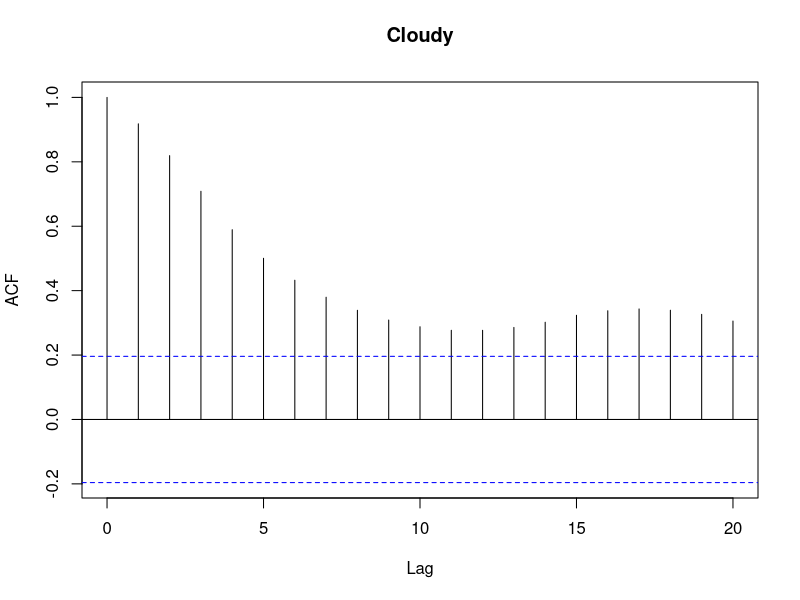
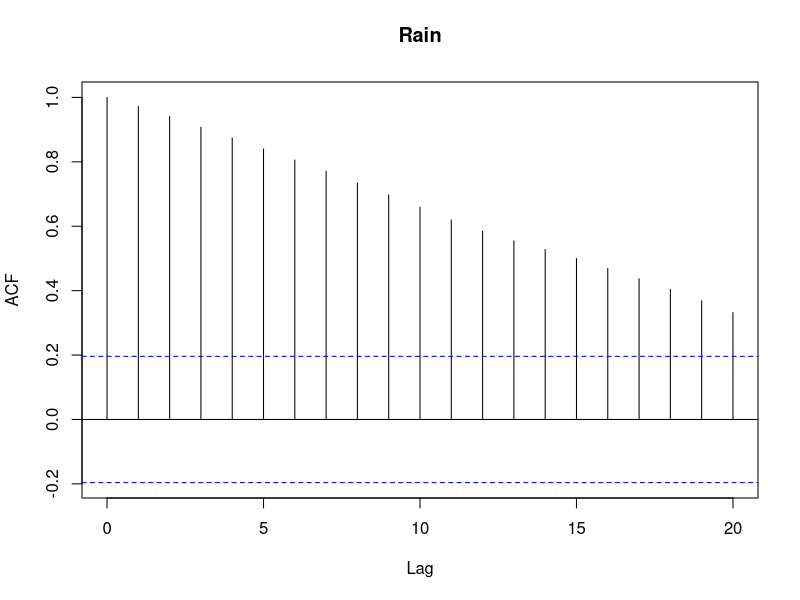
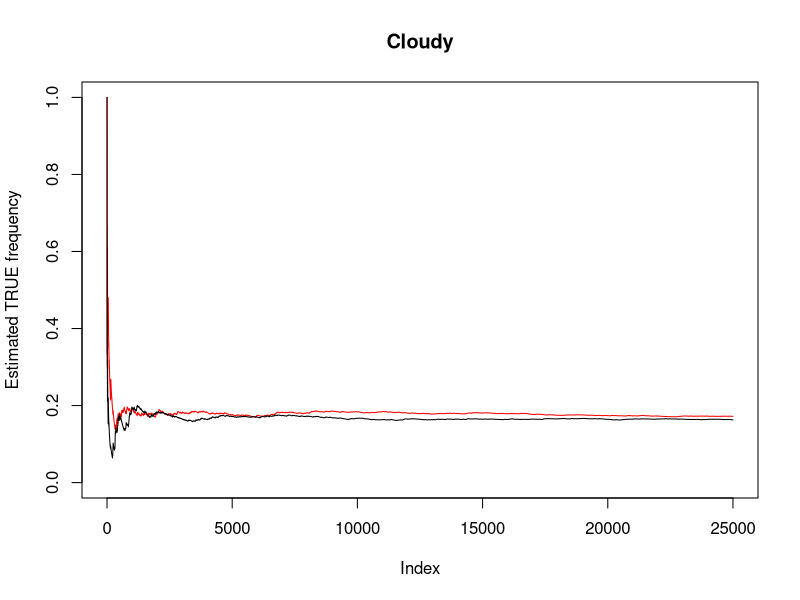
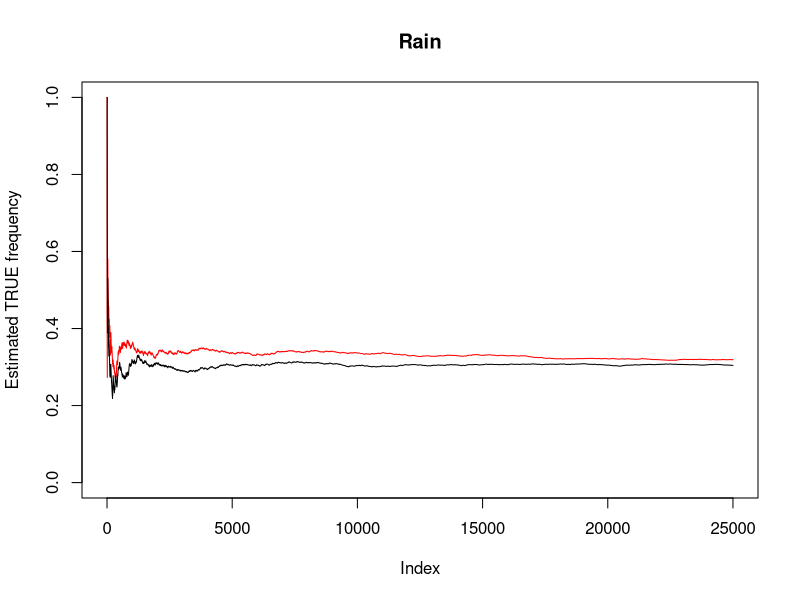
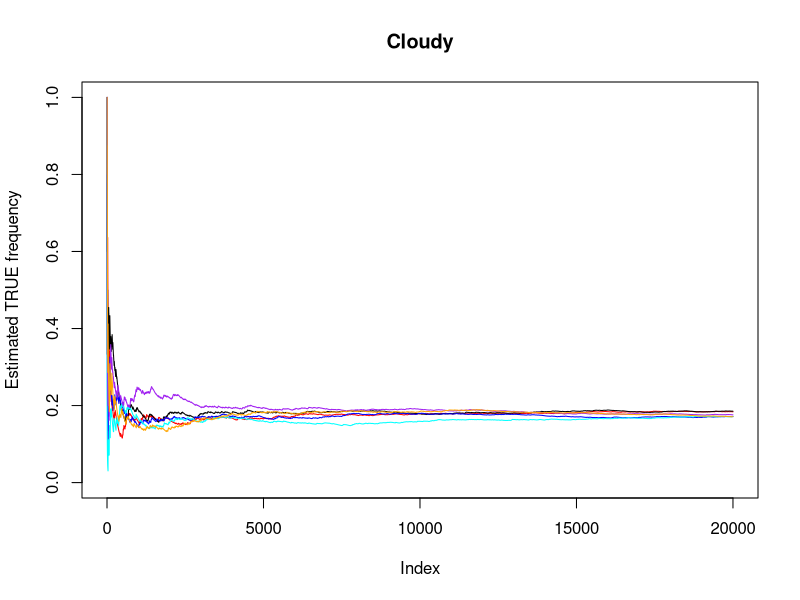
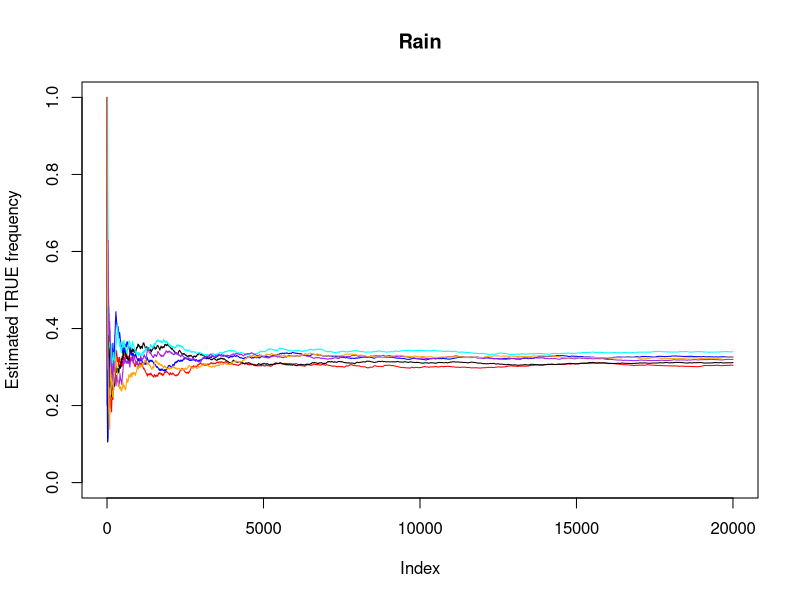
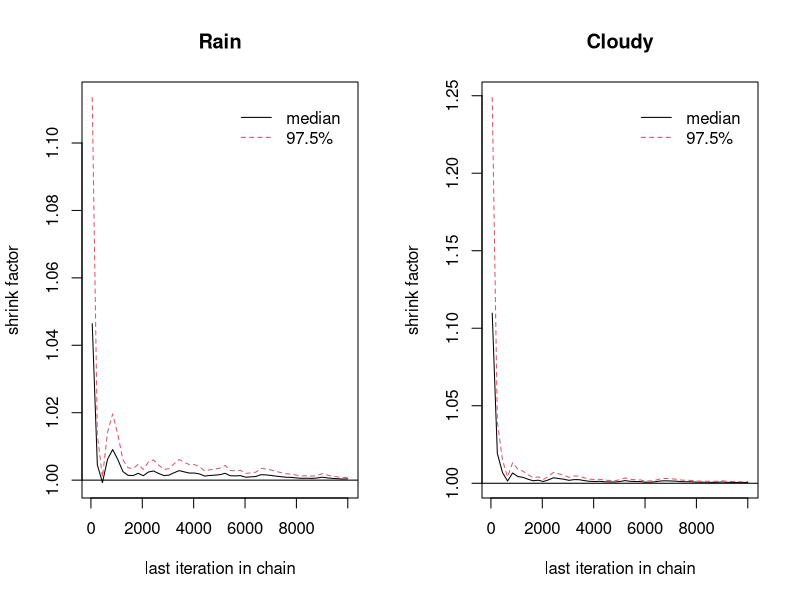

Generate these figures, in order, with R:
## ---- chunk 1
library(coda)
library(data.table)
## ---- chunk 2
set.seed(2023)

# From the descrete probabilities we can tell the joint distribution of C and R given W,S = T
# Each probability case is calculated based on Bayesian network joint probability function

gibbsOldDONOTUSE <- function(n){

  # row is R = (F,T), column is C = (F,T)
  jointMat <- matrix(c(0.18, 0.009, 0.0495, 0.0396), ncol = 2)
  jointMat <- jointMat/sum(jointMat)
  
  # initiation
  CProb <- rep(NA, n)
  RProb <- rep(NA, n)
  
  CProb[1] <- rbinom(1,1,0.5)
  RProb[1] <- rbinom(1,1,0.5)
  
  # Assigning probability in each round
  for (i in 2:n){
    if (runif(1) <= 0.5) {
      CProb[i] <- rbinom(1, 1, jointMat[RProb[i-1] + 1, 2]/sum(jointMat[,2]))
      RProb[i] <- RProb[i-1]
    } else {
      RProb[i] <- rbinom(1, 1, jointMat[2, CProb[i-1] + 1]/sum(jointMat[2,]))
      CProb[i] <- CProb[i-1]
    }
  }
  
  resultDT <- data.table(Cloudy = CProb, Rain = RProb) 
  return(resultDT)
}

gibbsRain <- function(number_samples){

    # Constants
    P_C = 0.5
    P_S_g_C = matrix(c(1,0,0.1,0.5,0.9,0.5),ncol = 3)
    P_R_g_C = matrix(c(1,0,0.8,0.2,0.2,0.8),ncol = 3)
    P_G_g_S_R = matrix(c(1,1,0,0,1,0,1,0,
                         0.99,0.90,0.90,0.01,0.01,0.1,0.1,0.99),ncol = 4)
    
    # INITALIZE
    
    states <- matrix(T, number_samples,
                     ncol = 2,
                     dimnames = list(c(),c("Rain","Cloudy")))
    
    
    for (i in 1:(number_samples-1)) {
      if (runif(1) >= 0.5) {
        # Update Rain
        a <- P_R_g_C[2-states[i,"Cloudy"],2]*P_G_g_S_R[1,3]
        b <- a + P_R_g_C[2-states[i,"Cloudy"],3]*P_G_g_S_R[2,3]
        
        states[i+1,"Rain"] <- runif(1) <= a/b
        states[i+1,"Cloudy"] <- states[i,"Cloudy"]
      
      } else {
        # Update Cloudy
        a <- P_C*P_S_g_C[1,2]*P_R_g_C[1,3-states[i,"Rain"]]
        b <- a + (1-P_C)*P_S_g_C[2,2]*P_R_g_C[2,3-states[i,"Rain"]]
          
        states[i+1,"Cloudy"] <- runif(1) <= a/b
        states[i+1,"Rain"] <- states[i,"Rain"]
    
  }
}
return (states)
}

gibbSamples <- gibbsRain(100)
## ---- chunk 3
RMarg <- mean(gibbSamples[, "Rain"])
cat(sprintf("The margina probability is %s", RMarg))
## ---- chunk 4
## Method 1 defining function --------------------------
rollingEstimate <- function(gibbSamples){
  cloudy <- 1*(gibbSamples[, "Cloudy"])
  rain <- 1*(gibbSamples[, "Rain"])

  rollingEstimateCloudy <- cumsum(cloudy) / seq_along(cloudy) 
  rollingEstimateRain <- cumsum(rain) / seq_along(rain) 

  return(list(rollingEstimateCloudy,rollingEstimateRain))
}

rollEsts <- rollingEstimate(gibbSamples)

cloudy_acf <- acf(rollEsts[[1]],main = "Cloudy")
rain_acf   <- acf(rollEsts[[2]], main = "Rain")

## Method 2 data table ---------------------------------

gibbSamplesDT <- as.data.table(gibbSamples)
gibbSamplesDT[, RFreq := cumsum(Rain)/seq_len(.N)]
gibbSamplesDT[, CFreq := cumsum(Cloudy)/seq_len(.N)]

cloudyACF <- acf(gibbSamplesDT$CFreq, plot = FALSE)
rainACT   <- acf(gibbSamplesDT$RFreq, plot = FALSE)

## ESS estimation --------------------------------------
ESSCloudy <- 100/(1+2*sum(cloudyACF$acf))
ESSRain   <- 100/(1+2*sum(rainACT$acf))

cat(sprintf("
Cloudy ESS: %s, \n 
Rain ESS: %s", ESSCloudy, ESSRain))

## ---- chunk 5
# sample two 50k long chains

gibbSamples_50k_1 <- gibbsRain(50000)
gibbSamples_50k_2 <- gibbsRain(50000)

rollEsts_50k_1 <- rollingEstimate(gibbSamples_50k_1)
rollEsts_50k_2 <- rollingEstimate(gibbSamples_50k_2)

# plot chains
plot(rollEsts_50k_1[[1]][1:25000],type = "l",col="red",ylim = c(0,1), main = "Cloudy", 
     ylab = "Estimated TRUE frequency")
lines(rollEsts_50k_2[[1]][1:25000])


plot(rollEsts_50k_1[[2]][1:25000],type = "l",col="red",ylim = c(0,1), main = "Rain", 
     ylab = "Estimated TRUE frequency")
lines(rollEsts_50k_2[[2]][1:25000])

# plot more then two chains to check on a more general convergence burn-in time

plot(rollingEstimate(gibbsRain(20000))[[1]],type = "l",col="red",ylim = c(0,1),main = "Cloudy", 
     ylab = "Estimated TRUE frequency")
for (col in c("black","blue","cyan","purple","orange")) {
  lines(rollingEstimate(gibbsRain(20000))[[1]],col = col)

}

plot(rollingEstimate(gibbsRain(20000))[[2]],type = "l",col="red",ylim = c(0,1),main = "Rain", 
     ylab = "Estimated TRUE frequency")
for (col in c("black","blue","cyan","purple","orange")) {
  lines(rollingEstimate(gibbsRain(20000))[[2]],col = col)

}

## ---- chunk 6
mcmclist <- list()
for (i in 1:10) {
 mcmclist[[i]] <- mcmc(gibbsRain(10000)*1)
}
mcmclist <- mcmc.list(mcmclist)

gelman.plot(mcmclist)
## ---- chunk 7
vec <- c()
vec2 <- c()
for (i in 1:100) {
  sample <- gibbsRain(8000)
  a <- colMeans(sample)
  vec[i] <- a[1]
  vec2[i] <- a[2]
}

cat(sprintf("
Cloudy prob: %s
Rain prob:  %s", mean(vec), mean(vec2)))
